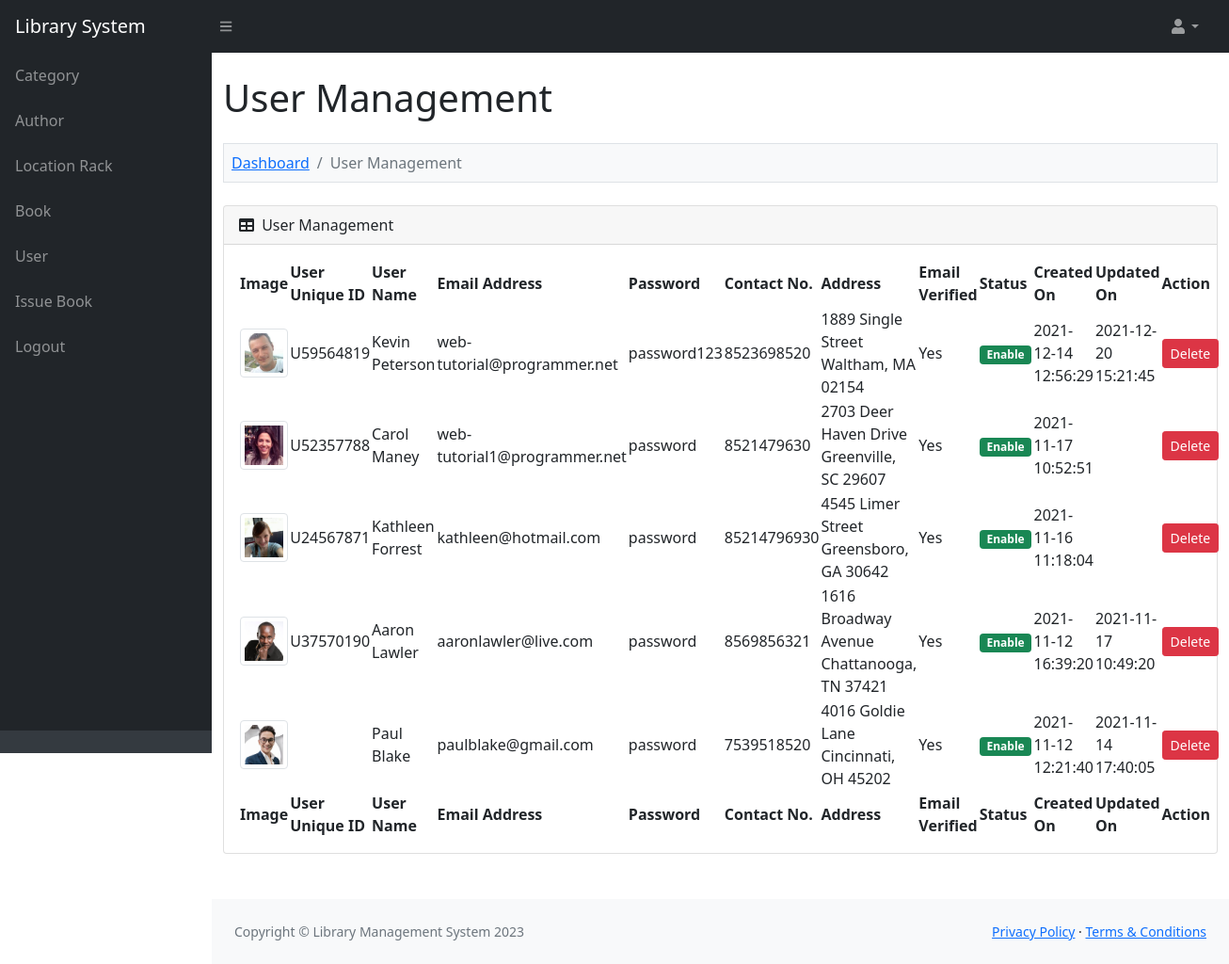
/admin/user.php (signed in), run on the app's committed database.
### tables this page shows
CREATE TABLE `lms_user` (
  `user_id` int(11) NOT NULL,
  `user_name` varchar(200) NOT NULL,
  `user_address` text NOT NULL,
  `user_contact_no` varchar(30) NOT NULL,
  `user_profile` varchar(100) NOT NULL,
  `user_email_address` varchar(200) NOT NULL,
  `user_password` varchar(30) NOT NULL,
  `user_verificaton_code` varchar(100) NOT NULL,
  `user_verification_status` enum('No','Yes') NOT NULL,
  `user_unique_id` varchar(30) NOT NULL,
  `user_status` enum('Enable','Disable') NOT NULL,
  `user_created_on` varchar(30) NOT NULL,
  `user_updated_on` varchar(30) NOT NULL
);

### function.php (called while the page is built, shortened)
<?php
function base_url()
{
	return 'http://localhost/tutorial/library_management_system/';
}
function is_admin_login()
{
	if(isset($_SESSION['admin_id']))
	{
		return true;
	}
	return false;
}
?>

### admin/user.php (the view, shortened to what this page needs)
<?php
include '../database_connection.php';
include '../function.php';
$query = "
	SELECT * FROM lms_user
    ORDER BY user_id DESC
";
$statement = $connect->prepare($query);
$statement->execute();
include '../header.php';
?>
<div class="container-fluid py-4" style="min-height: 700px;">
	<h1>User Management</h1>
	<ol class="breadcrumb mt-4 mb-4 bg-light p-2 border">
		<li class="breadcrumb-item"><a href="index.php">Dashboard</a></li>
        <li class="breadcrumb-item active">User Management</li>
    </ol>
    <div class="card mb-4">
    	<div class="card-header">
    		<div class="row">
    			<div class="col col-md-6">
    				<i class="fas fa-table me-1"></i> User Management
    			</div>
    			<div class="col col-md-6" align="right">
    			</div>
    		</div>
    	</div>
    	<div class="card-body">
    		<table id="datatablesSimple">
    			<thead>
    				<tr>
    					<th>Image</th>
                        <th>User Unique ID</th>
                        <th>User Name</th>
                        <th>Email Address</th>
                        <th>Password</th>
                        <th>Contact No.</th>
                        <th>Address</th>
                        <th>Email Verified</th>
                        <th>Status</th>
                        <th>Created On</th>
                        <th>Updated On</th>
                        <th>Action</th>
    				</tr>
    			</thead>
    			<tfoot>
    				<tr>
    					<th>Image</th>
                        <th>User Unique ID</th>
                        <th>User Name</th>
                        <th>Email Address</th>
                        <th>Password</th>
                        <th>Contact No.</th>
                        <th>Address</th>
                        <th>Email Verified</th>
                        <th>Status</th>
                        <th>Created On</th>
                        <th>Updated On</th>
                        <th>Action</th>
    				</tr>
    			</tfoot>
    			<tbody>
    			<?php
    			if($statement->rowCount() > 0)
    			{
    				foreach($statement->fetchAll() as $row)
    				{
    					$user_status = '';
    					if($row['user_status'] == 'Enable')
    					{
    						$user_status = '<div class="badge bg-success">Enable</div>';
    					}
    					else
    					{
    						$user_status = '<div class="badge bg-danger">Disable</div>';
    					}
    					echo '
    					<tr>
    						<td><img src="../upload/'.$row["user_profile"].'" class="img-thumbnail" width="75" /></td>
    						<td>'.$row["user_unique_id"].'</td>
    						<td>'.$row["user_name"].'</td>
    						<td>'.$row["user_email_address"].'</td>
    						<td>'.$row["user_password"].'</td>
    						<td>'.$row["user_contact_no"].'</td>
    						<td>'.$row["user_address"].'</td>
    						<td>'.$row["user_verification_status"].'</td>
    						<td>'.$user_status.'</td>
    						<td>'.$row["user_created_on"].'</td>
    						<td>'.$row["user_updated_on"].'</td>
    						<td><button type="button" name="delete_button" class="btn btn-danger btn-sm" onclick="delete_data(`'.$row["user_id"].'`, `'.$row["user_status"].'`)">Delete</td>
    					</tr>
    					';
    				}
    			}
    			else
    			{
    				echo '
    				<tr>
    					<td colspan="12" class="text-center">No Data Found</td>
    				</tr>
    				';
    			}
    			?>
    			</tbody>
    		</table>
    	</div>
    </div>
</div>
<?php
include '../footer.php';
?>

### header.php (shortened to what this page needs)
<!doctype html>
<html lang="en">
    <head>
        <link href="<?php echo base_url(); ?>asset/css/simple-datatables-style.css" rel="stylesheet" />
        <link href="<?php echo base_url(); ?>asset/css/styles.css" rel="stylesheet" />
    </head>
    <?php
    if(is_admin_login())
    {
    ?>
    <body class="sb-nav-fixed">
        <nav class="sb-topnav navbar navbar-expand navbar-dark bg-dark">
            <a class="navbar-brand ps-3" href="index.php">Library System</a>
            <button class="btn btn-link btn-sm order-1 order-lg-0 me-4 me-lg-0" id="sidebarToggle" href="#!"><i class="fas fa-bars"></i></button>
            <ul class="navbar-nav ms-auto ms-md-0 me-3 me-lg-4">
                <li class="nav-item dropdown">
                    <a class="nav-link dropdown-toggle" id="navbarDropdown" href="#" role="button" data-bs-toggle="dropdown" aria-expanded="false"><i class="fas fa-user fa-fw"></i></a>
                </li>
            </ul>
        </nav>
        <div id="layoutSidenav">
            <div id="layoutSidenav_nav">
                <nav class="sb-sidenav accordion sb-sidenav-dark" id="sidenavAccordion">
                    <div class="sb-sidenav-menu">
                        <div class="nav">
                            <a class="nav-link" href="category.php">Category</a>
                            <a class="nav-link" href="author.php">Author</a>
                            <a class="nav-link" href="location_rack.php">Location Rack</a>
                            <a class="nav-link" href="book.php">Book</a>
                            <a class="nav-link" href="user.php">User</a>
                            <a class="nav-link" href="issue_book.php">Issue Book</a>
                            <a class="nav-link" href="logout.php">Logout</a>
                        </div>
                    </div>
                    <div class="sb-sidenav-footer">
                    </div>
                </nav>
            </div>
            <div id="layoutSidenav_content">
                <main>
    <?php
    }
    ?>

### footer.php (shortened to what this page needs)
                <?php
                if(is_admin_login())
                {
                ?>
                </main>
                <footer class="py-4 bg-light mt-auto">
                    <div class="container-fluid px-4">
                        <div class="d-flex align-items-center justify-content-between small">
                            <div class="text-muted">Copyright &copy; Library Management System <?php echo date('Y'); ?></div>
                            <div>
                                <a href="#">Privacy Policy</a>
                                &middot;
                                <a href="#">Terms &amp; Conditions</a>
                            </div>
                        </div>
                    </div>
                </footer>
            </div>
        </div>
                <?php
                }
                ?>
    </body>
</html>

### data on the page
lms_user: user_profile (picture), user_unique "U59564819", user_name "Kevin Peterson", user_email_address "web-tutorial@programmer.net", user_password "password123", user_contact_no "8523698520", user_address "1889 Single Street Waltham, MA 02154", user_verification_status "Yes", user_status "Enable", user_created_on "2021-12-14 12:56:29", user_updated_on "2021-12-20 15:21:45"
lms_user: user_profile (picture), user_unique "U52357788", user_name "Carol Maney", user_email_address "web-tutorial1@programmer.net", user_password "password", user_contact_no "8521479630", user_address "2703 Deer Haven Drive Greenville, SC 29607", user_verification_status "Yes", user_status "Enable", user_created_on "2021-11-17 10:52:51"
lms_user: user_profile (picture), user_unique "U24567871", user_name "Kathleen Forrest", user_email_address "kathleen@hotmail.com", user_password "password", user_contact_no "85214796930", user_address "4545 Limer Street Greensboro, GA 30642", user_verification_status "Yes", user_status "Enable", user_created_on "2021-11-16 11:18:04"
lms_user: user_profile (picture), user_unique "U37570190", user_name "Aaron Lawler", user_email_address "aaronlawler@live.com", user_password "password", user_contact_no "8569856321", user_address "1616 Broadway Avenue Chattanooga, TN 37421", user_verification_status "Yes", user_status "Enable", user_created_on "2021-11-12 16:39:20", user_updated_on "2021-11-17 10:49:20"
lms_user: user_profile (picture), user_name "Paul Blake", user_email_address "paulblake@gmail.com", user_password "password", user_contact_no "7539518520", user_address "4016 Goldie Lane Cincinnati, OH 45202", user_verification_status "Yes", user_status "Enable", user_created_on "2021-11-12 12:21:40", user_updated_on "2021-11-14 17:40:05"
